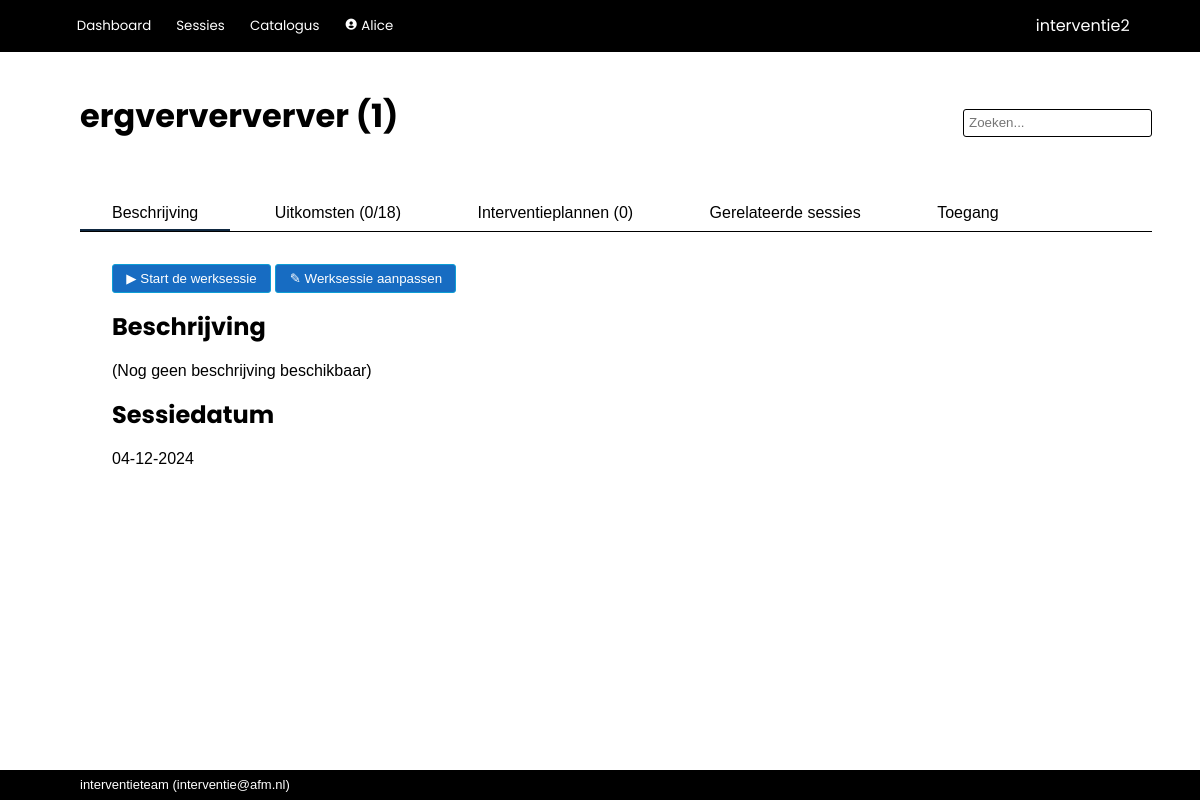
The app's page /worksession/3 (signed in) with its own data.
### interventie2/models.py (models this page shows, shortened)
class User(db.Model, UserMixin):
    __tablename__ = 'users'
    id            = db.Column(db.Integer, primary_key=True)
    name          = db.Column(db.String(80), nullable=False, unique=True)
    password      = db.Column(db.String(200), nullable=False)
    role_id       = db.Column(db.Integer, db.ForeignKey('roles.id'), nullable=False, default=4) #references roles.id
    description   = db.Column(db.String(2000), nullable=False, default="")
    email         = db.Column(db.String(254))
    link          = db.Column(db.String(1000))
    active        = db.Column(db.Boolean, nullable=False, default=True)
    date_created  = db.Column(db.DateTime(timezone=True), server_default=func.now())
    last_seen     = db.Column(db.DateTime(timezone=True), server_default=func.now())
    role = relationship('Role')
    messages = relationship('Message', back_populates='recipient', foreign_keys="Message.recipient_id", cascade='all, delete-orphan')
    messages_sent = relationship('Message', back_populates='sender', foreign_keys="Message.sender_id")
    worksession = relationship('Worksession', back_populates='creator')
    plan = relationship('Plan', back_populates='creator')
    allowed_worksessions = relationship('Worksession', secondary='worksession_access', back_populates='allowed_users')
    owned_instruments = relationship('Instrument', back_populates='owner')
    def unread_messages(self):
        return sum(1 for message in self.messages if (message.unread) and (message.deliver_after.date() <= date.today()))
    def unread_message_alert(self):
        return self.unread_messages() > 0

class Worksession(db.Model):
    __tablename__ = 'worksessions'
    id            = db.Column(db.Integer, primary_key=True)
    name          = db.Column(db.String(100), nullable=False)
    date_modified = db.Column(db.DateTime(timezone=True), server_default=func.now())
    parent_id     = db.Column(db.Integer, db.ForeignKey('worksessions.id'))
    child_description = db.Column(db.String(2000), nullable=False, default="")
    participants  = db.Column(db.String(500), nullable=False, default="")
    date          = db.Column(db.DateTime(timezone=True))
    project_number= db.Column(db.String(100))
    description   = db.Column(db.String(2000), nullable=False, default="")
    effect        = db.Column(db.String(2000), nullable=False, default="")
    link_to_page  = db.Column(db.String(1000), nullable=False, default="")
    show_instruments = db.Column(db.Boolean, default=True)
    mark_top_instruments = db.Column(db.Integer, nullable=False, default=1)
    show_rest_instruments = db.Column(db.Boolean, default=False)
    show_tags     = db.Column(db.Boolean, default=True)
    presenter_mode_zoom = db.Column(db.Numeric(3,2), nullable=False, default=1.25)
    presenter_mode_color_title = db.Column(db.String(7))
    presenter_mode_text_color_title = db.Column(db.String(7))
    presenter_mode_color_nav = db.Column(db.String(7))
    presenter_mode_text_color = db.Column(db.String(7))
    presenter_mode_text_color_nav = db.Column(db.String(7))
    presenter_mode_color_coll = db.Column(db.String(7))
    presenter_mode_text_color_coll = db.Column(db.String(7))
    presenter_mode_color_highlight = db.Column(db.String(7))
    presenter_mode_text_color_highlight = db.Column(db.String(7))
    presenter_mode_text_color_heading = db.Column(db.String(7))
    presenter_mode_background_color1 = db.Column(db.String(7))
    presenter_mode_background_color2 = db.Column(db.String(7))
    archived      = db.Column(db.Boolean, default=False)
    question_set_id = db.Column(db.Integer, db.ForeignKey('question_sets.id'))
    process_id    = db.Column(db.Integer, db.ForeignKey('processes.id'), nullable=False, default=1)
    enable_voting = db.Column(db.Boolean, default=False)
    voting_key    = db.Column(db.String(6), nullable=False, default=generate_secret_key(6))
    creator_id    = db.Column(db.Integer, db.ForeignKey('users.id'))
    secret_key    = db.Column(db.String(20), nullable=False, default=generate_secret_key())
    parent = relationship('Worksession', remote_side=[id], backref='children')
    creator = relationship('User', back_populates='worksession')
    allowed_users = relationship('User', secondary='worksession_access', back_populates='allowed_worksessions')
    answers = relationship('Answer', back_populates='worksession', cascade='all, delete-orphan')
    votes = relationship('Votes', back_populates='worksession', cascade='all, delete-orphan')
    question_set = relationship('QuestionSet')
    process = relationship('Process')
    plan = relationship('Plan', back_populates='worksession', cascade='all, delete-orphan')
    def completion(self, perc=False, raw=False, dec=0):
        given_answers = 0
        for a in self.answers:
            if a.completed():
                given_answers += 1
        if perc:
            return f'{round((given_answers/(1.0*self.question_set.size()))*100,dec)}%'
        if raw:
            return given_answers/(1.0*self.question_set.size())
        return f'{given_answers}/{self.question_set.size()}'
    def is_option_selected(self, option):
        for answer in self.answers:
            for selection in answer.selection:
                if option == selection.option:
                    return True
        return False

class Question(db.Model):
    __tablename__ = 'questions'
    id            = db.Column(db.Integer, primary_key=True)
    name          = db.Column(db.String(500), nullable=False)
    description   = db.Column(db.String(2000), nullable=False, default="")
    question_set_id = db.Column(db.Integer, db.ForeignKey('question_sets.id'))  #references question_sets.id
    allow_motivation = db.Column(db.Boolean, nullable=False, default=True)
    allow_choice  = db.Column(db.Boolean, nullable=False, default=True)
    allow_multiselect = db.Column(db.Boolean, nullable=False, default=False)
    allow_weight  = db.Column(db.Boolean, nullable=False, default=False)
    order         = db.Column(db.Integer, nullable=False, default=100)
    required_active_tags = relationship('Tag', secondary='question_required_tags')
    options = relationship('Option', cascade='all, delete-orphan')
    question_set = relationship('QuestionSet', back_populates='questions')
    @hybrid_property
    def is_category(self):
        return (not(self.allow_motivation or self.allow_choice))

### interventie2/main/routes.py (the view)
@main.route('/worksession/<int:worksession_id>', methods=['GET', 'POST'])
@login_required
def show_worksession(worksession_id):
	if not current_user.role.see_all_worksessions and current_user not in Worksession.query.get(worksession_id).allowed_users:
		return render_template('error/index.html', title='Onvoldoende rechten', message='Onvoldoende rechten om deze sessie te zien.')
	question_sets =  QuestionSet.query.order_by(QuestionSet.name)
	worksession = Worksession.query.get(worksession_id)
	related_worksessions = Worksession.query.filter_by(project_number=worksession.project_number).order_by(Worksession.name)
	advisor = Advisor(worksession=worksession, instruments=Instrument.query.all())
	to_be_hashed = f'{date.today()}{worksession.secret_key}'
	invitation_string = hashlib.sha1(to_be_hashed.encode('utf-8')).hexdigest()
	form = EditWorksessionAccessForm()
	form.user.choices = [(user.id, user.name) for user in User.query.order_by(User.name)]
	if form.validate_on_submit():
		for user_id in form.user.data:
			worksession.allowed_users.append(User.query.get(user_id))
		db.session.commit()
	elif request.method == "GET":
		pass
	return render_template('main/worksession.html',
						question_sets=question_sets,
						worksession=worksession,
						related_worksessions=related_worksessions,
						advisor=advisor,
						form=form,
						invitation_string=invitation_string)

### interventie2/main/templates/main/worksession.html (shortened to what this page needs)
{% extends 'base.html' %}
{% block page_title %}
{{ worksession.name }} {% if worksession.project_number != "" %}({{ worksession.project_number }}){% endif %}
{% endblock %}
{% block tabs %}
<div class="tab_bar">
    <button class="tablinks" onclick="switch_tab(event, 'ws_main')" id="defaultOpen">Beschrijving</button>
    <button class="tablinks" onclick="switch_tab(event, 'ws_summary')">Uitkomsten ({{ worksession.completion() }})</button>
    <button class="tablinks" onclick="switch_tab(event, 'ws_plans')">Interventieplannen ({{ worksession.plan | count }})</button>
    <button class="tablinks" onclick="switch_tab(event, 'ws_related')">Gerelateerde sessies</button>
    <button class="tablinks" onclick="switch_tab(event, 'ws_settings')">Toegang</button>
</div>
{% endblock %}
{% block body %}
<div id="ws_main" class="tabcontent text_area">
        <a href="{{ url_for('main.case', worksession_id=worksession.id) }}"><button type="button">▶︎ Start de werksessie</button></a>
        <a href="{{ url_for('main.edit_worksession', worksession_id=worksession.id) }}"><button type="button">✎ Werksessie aanpassen</button></a>
    <h1>Beschrijving
    </h1>
    {% if worksession.description | length == 0 %}
        (Nog geen beschrijving beschikbaar)
    {% endif %}
    <h1>Sessiedatum</h1>
    {{ worksession.date.strftime('%d-%m-%Y') }}
</div>
{% endblock %}

### interventie2/templates/base.html (shortened to what this page needs)
<!DOCTYPE html>
<html lang="en">
    <head>
        <link rel="stylesheet" href="{{ url_for('static', filename='css/styles.css')}}">
        <link href="https://unpkg.com/boxicons@2.1.2/css/boxicons.min.css" rel="stylesheet">
    </head>
    <body>
        {% import 'jinja_macros.html' as macro %}
        <header>
            <div class="logo">{{ config['APP_NAME'] }}</div>
            <div class="modes">
                {% if current_user.is_authenticated %}
                    <button>
                        <a href="{{ url_for('main.index') }}">Dashboard</a>
                    </button>
                    <button>
                        <a href="{{ url_for('main.worksessions') }}">Sessies</a>
                    </button>
                    <button>
                        <a href="{{ url_for('catalog.index') }}">Catalogus</a>
                    </button>
                    <button>
                        <a href="{{ url_for('admin.user', id=current_user.id) }}"><i class='bx bxs-user-circle'></i>
                            {{ current_user.name }}
                        </a>
                    </button>
                {% else %}
                    <button>
                        <a href="{{ url_for('main.login') }}">Login</a>
                    </button>
                {% endif %}
            </div>
        </header>
        <nav>
            <div class="title">{% block page_title %}{% endblock %}</div>
            {% if current_user.is_authenticated %}
                <form action="/analysis/search" method="get" class="search">
                    <input id="search" type="search"  name="q" value="{{ request.args.get('q') or '' }}" placeholder="Zoeken...">
                </form>
            {% endif %}
            <div class="tabs">{% block tabs %}{% endblock %}</div>
        </nav>
        <main>
            <section>{% block body %}{% endblock %}</section>
        </main>
        <footer>{{ config['MAINTAINER'] }} (<a href="mailto:{{ config['MAINTAINER_EMAIL'] }}">{{ config['MAINTAINER_EMAIL'] }}</a>)</footer>
    </body>
</html>

### records on screen
User: name "Alice"
Worksession: name "ergverververver", project_number "1", date "04-12-2024"
Question: completion "0/18"
User: MAINTAINER_EMAIL "interventie@afm.nl"

### other values on screen
{{ config['APP_NAME'] }} "interventie2"
{{ worksession.plan | count }} "0"
{{ config['MAINTAINER'] }} "interventieteam"
